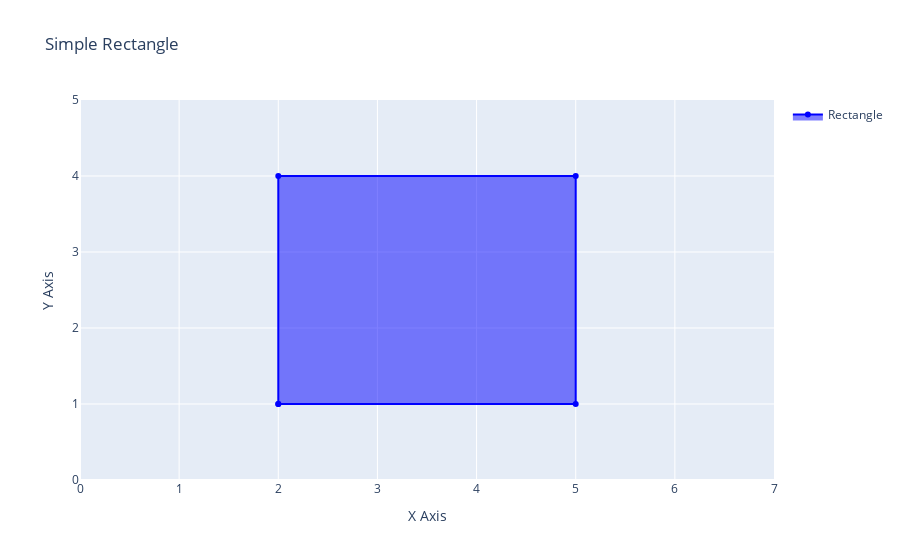

Here is the notebook cell this chart was saved with:
### Code cell
import plotly.graph_objects as go

# Координаты прямоугольника
x1, x2 = 2, 5  # Начало и конец по X
y1, y2 = 1, 4  # Нижняя и верхняя границы по Y

# Определяем точки прямоугольника (по часовой стрелке)
rect_x = [x1, x2, x2, x1, x1]  # Замыкаем контур
rect_y = [y1, y1, y2, y2, y1]  # Замыкаем контур

# Создаём фигуру
fig = go.Figure()

# Добавляем прямоугольник
fig.add_trace(go.Scatter(
    x=rect_x, y=rect_y,
    fill="toself",  # Закрашиваем фигуру
    line=dict(color="blue"),  # Цвет границы
    name="Rectangle"
))

# Настраиваем оси
fig.update_layout(
    title="Simple Rectangle",
    xaxis=dict(range=[0, 7], title="X Axis"),
    yaxis=dict(range=[0, 5], title="Y Axis"),
    showlegend=True
)

# Отображаем график
fig.show()

### Figure 1 — Plotly figure (JSON) as saved in the notebook; plotly's stock layout.template omitted (floating-point values rounded to 4 significant figures)
{"data": [{"fill": "toself", "line": {"color": "blue"}, "name": "Rectangle", "type": "scatter", "x": [2, 5, 5, 2, 2], "y": [1, 1, 4, 4, 1]}], "layout": {"showlegend": true, "title": {"text": "Simple Rectangle"}, "xaxis": {"range": [0, 7], "title": {"text": "X Axis"}}, "yaxis": {"range": [0, 5], "title": {"text": "Y Axis"}}}}
